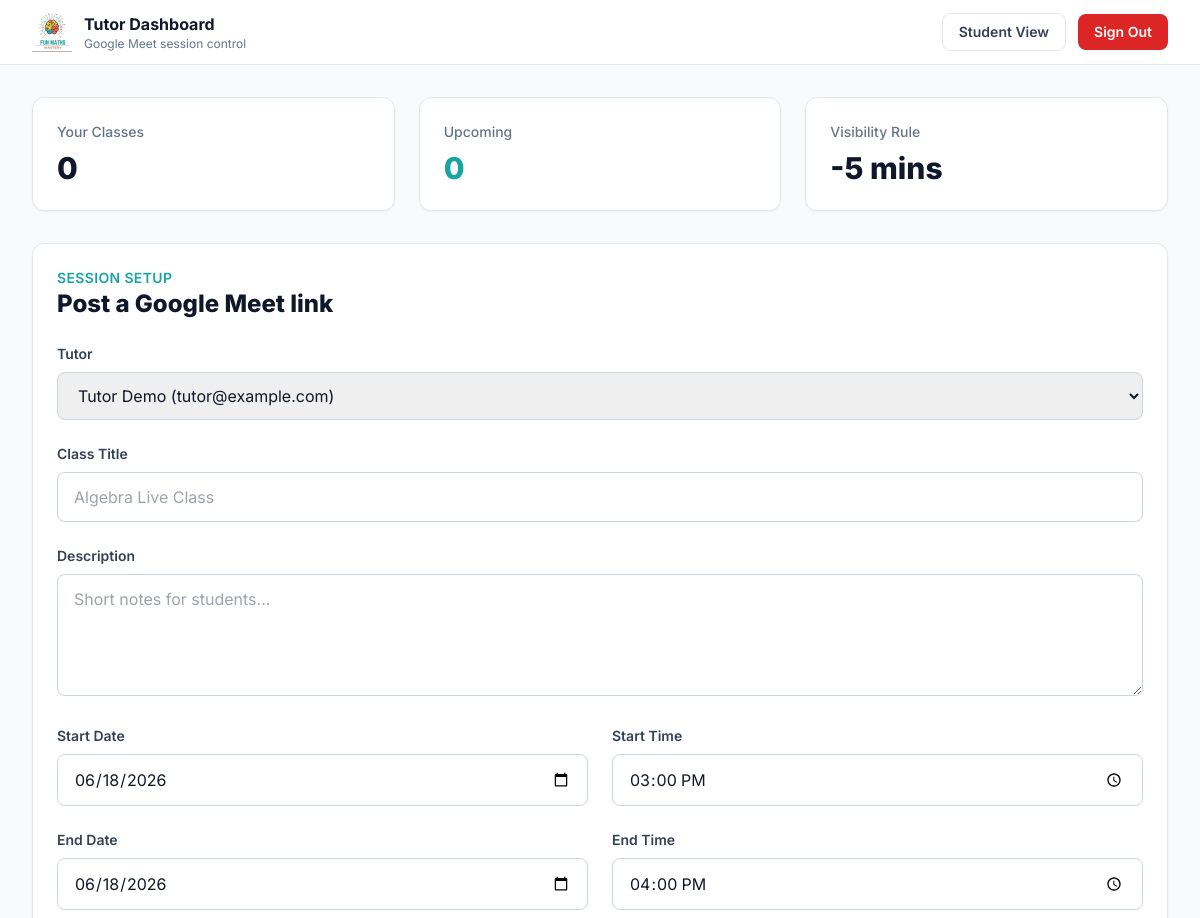
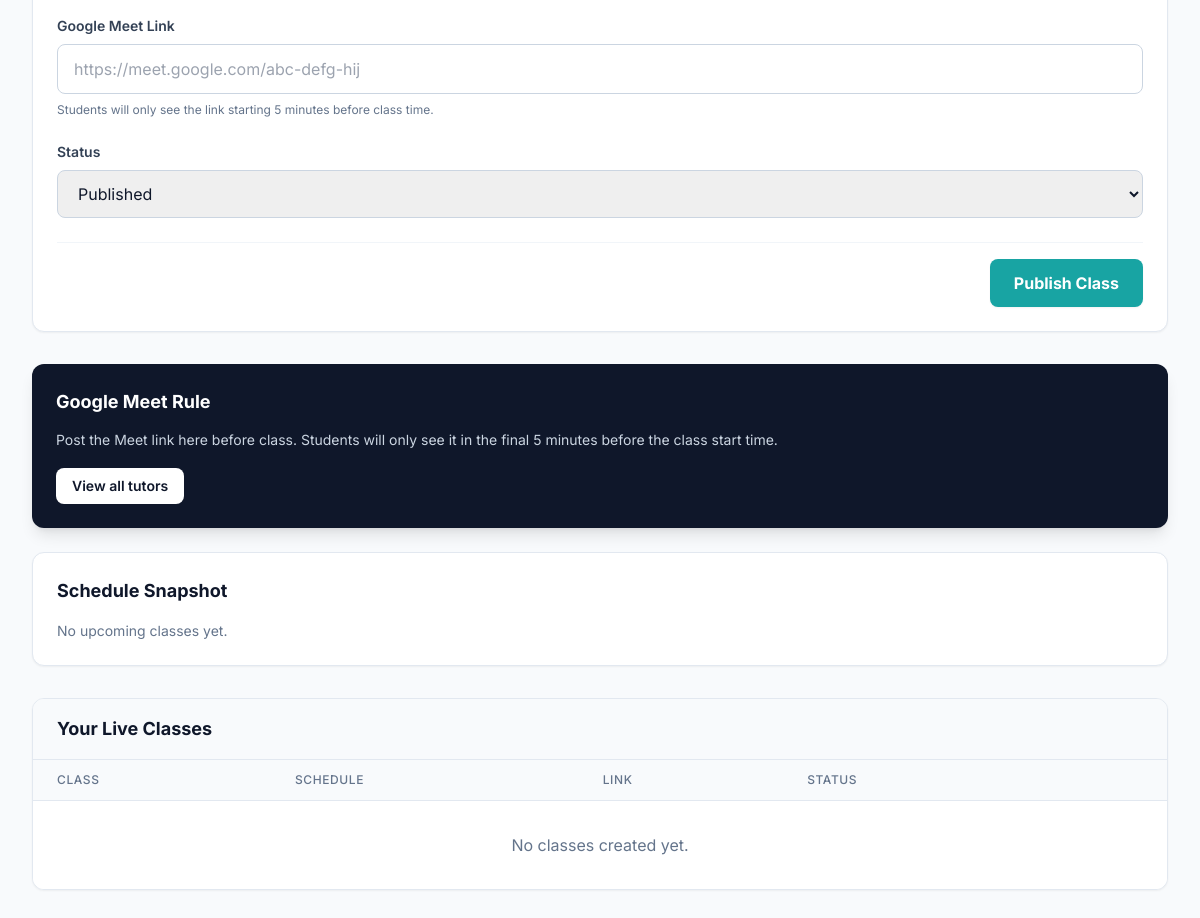
The app's page /app/tutor-dashboard.php (signed in), older data (2 pictures, top to bottom).
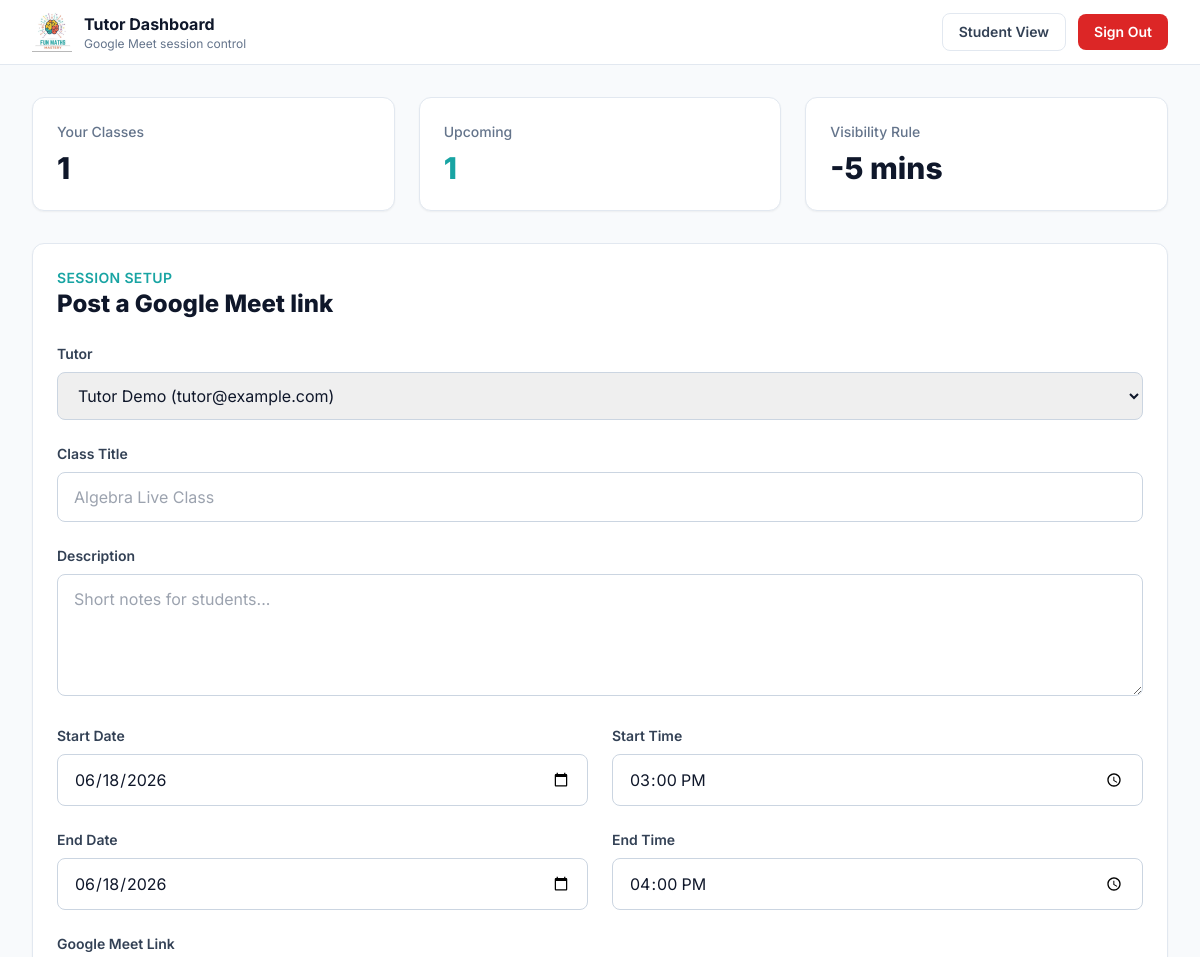
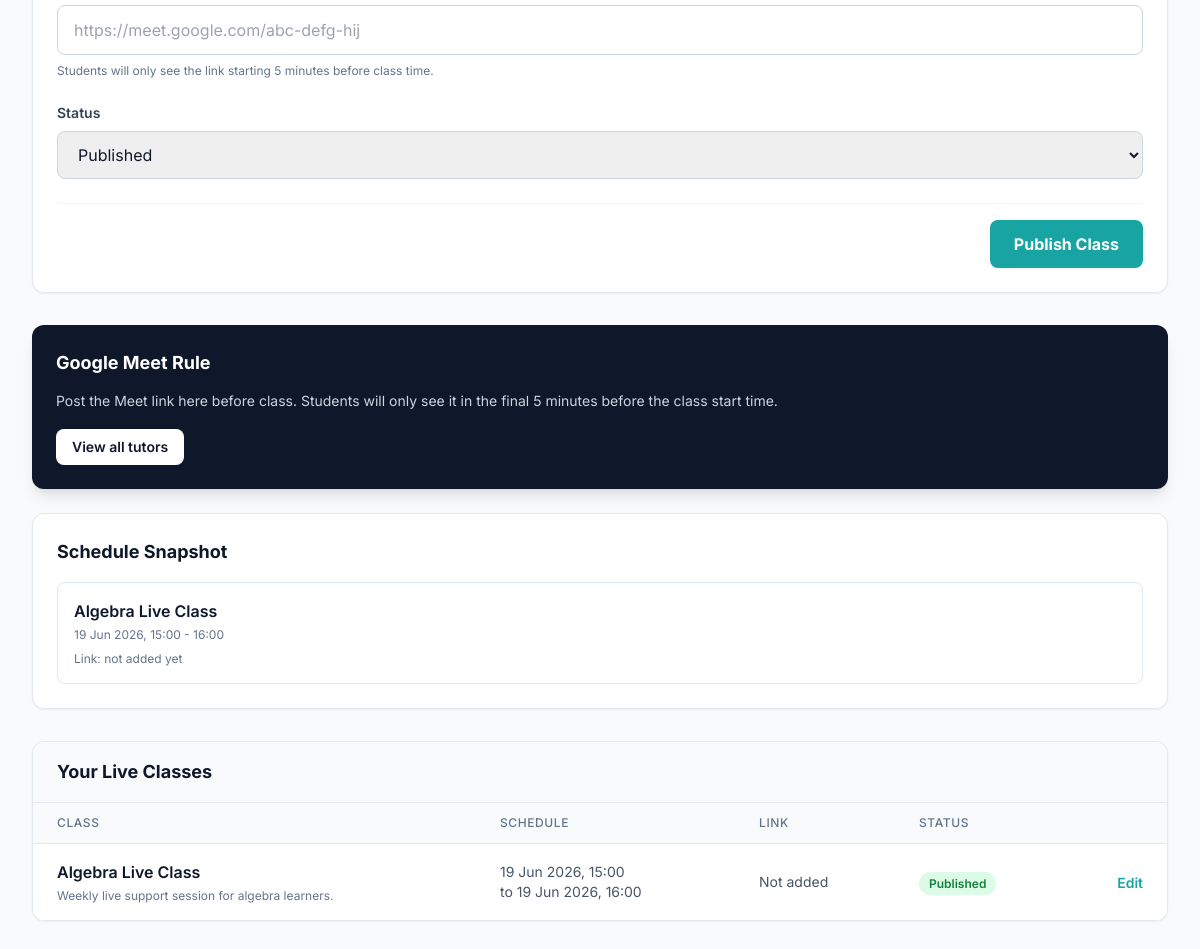
The same page, newer data (2 pictures, top to bottom).
### tables this page shows
CREATE TABLE live_classes (
            id INTEGER PRIMARY KEY AUTOINCREMENT,
            tutor_id INTEGER NOT NULL,
            title TEXT NOT NULL,
            description TEXT,
            start_at DATETIME NOT NULL,
            end_at DATETIME NOT NULL,
            meet_link TEXT DEFAULT NULL,
            status TEXT DEFAULT 'published',
            created_at DATETIME DEFAULT CURRENT_TIMESTAMP,
            updated_at DATETIME DEFAULT CURRENT_TIMESTAMP
        );

### app/config/functions.php (called while the page is built, shortened)
<?php
function isAdmin() {
    return isset($_SESSION['role']) && $_SESSION['role'] === 'admin';
}
function h($string) {
    return htmlspecialchars($string, ENT_QUOTES, 'UTF-8');
}
function getUsersByRole($role) {
    global $pdo;
    $stmt = $pdo->prepare("SELECT id, name, email, role, created_at FROM users WHERE role = ? ORDER BY created_at DESC, id DESC");
    $stmt->execute([$role]);
    return $stmt->fetchAll(PDO::FETCH_ASSOC);
}
function getLiveClasses($filters = []) {
    global $pdo;
    $sql = "
        SELECT lc.*, u.name AS tutor_name, u.email AS tutor_email
        FROM live_classes lc
        LEFT JOIN users u ON lc.tutor_id = u.id
        WHERE 1=1
    ";
    $params = [];
    if (!empty($filters['upcoming_only'])) {
        $sql .= " AND lc.end_at >= datetime('now')";
    }
    $sql .= " ORDER BY lc.start_at ASC, lc.id DESC";
    $stmt = $pdo->prepare($sql);
    $stmt->execute($params);
    return $stmt->fetchAll(PDO::FETCH_ASSOC);
}
    ?>

### app/tutor-dashboard.php (the view, shortened to what this page needs)
<?php
require_once 'config/db.php';
require_once 'config/functions.php';
$role = $_SESSION['role'] ?? 'student';
$userId = (int) ($_SESSION['user_id'] ?? 0);
$tutors = isAdmin() ? getUsersByRole('tutor') : [];
$isEditing = false;
$editClass = null;
$scopeTutorId = isAdmin() && isset($_GET['tutor_id']) ? (int) $_GET['tutor_id'] : 0;
if (isAdmin() && $scopeTutorId > 0) {
    $upcomingClasses = getLiveClasses([
        'tutor_id' => $scopeTutorId,
        'upcoming_only' => true,
    ]);
    $allClasses = getLiveClasses(['tutor_id' => $scopeTutorId]);
} elseif ($role === 'tutor') {
    $upcomingClasses = getLiveClasses([
        'tutor_id' => $userId,
        'upcoming_only' => true,
    ]);
    $allClasses = getLiveClasses(['tutor_id' => $userId]);
} else {
    $upcomingClasses = getLiveClasses(['upcoming_only' => true]);
    $allClasses = getLiveClasses();
}
$defaultStart = $isEditing ? date('Y-m-d', strtotime($editClass['start_at'])) : date('Y-m-d');
$defaultStartTime = $isEditing ? date('H:i', strtotime($editClass['start_at'])) : '15:00';
$defaultEnd = $isEditing ? date('Y-m-d', strtotime($editClass['end_at'])) : date('Y-m-d');
$defaultEndTime = $isEditing ? date('H:i', strtotime($editClass['end_at'])) : '16:00';
$defaultTutorId = $isEditing ? (int) $editClass['tutor_id'] : ($role === 'tutor' ? $userId : (int) ($tutors[0]['id'] ?? 0));
?>
<!DOCTYPE html>
<html lang="en">
<head>
    <script src="https://cdn.tailwindcss.com"></script>
</head>
<body class="bg-slate-50 text-slate-900 font-sans antialiased min-h-screen">
    <header class="bg-white border-b border-slate-200 sticky top-0 z-30">
        <div class="max-w-7xl mx-auto px-4 sm:px-6 lg:px-8 h-16 flex items-center justify-between">
            <a href="tutor-dashboard.php" class="flex items-center gap-3">
                <img src="assets/logo.jpeg" alt="Fun Maths Mastery" class="w-10 h-10">
                <div>
                    <div class="font-bold text-slate-900">Tutor Dashboard</div>
                    <div class="text-xs text-slate-500">Google Meet session control</div>
                </div>
            </a>
            <div class="flex items-center gap-3">
                <a href="tutoring.php" class="px-4 py-2 rounded-lg border border-slate-200 text-sm font-semibold text-slate-700 hover:bg-slate-50">Student View</a>
                <a href="logout.php" class="px-4 py-2 rounded-lg bg-red-600 text-white text-sm font-semibold hover:bg-red-700">Sign Out</a>
            </div>
        </div>
    </header>
    <main class="max-w-7xl mx-auto px-4 sm:px-6 lg:px-8 py-8">
        <section class="grid grid-cols-1 md:grid-cols-3 gap-6 mb-8">
            <div class="bg-white border border-slate-200 rounded-xl p-6 shadow-sm">
                <p class="text-sm font-medium text-slate-500">Your Classes</p>
                <p class="mt-2 text-3xl font-extrabold text-slate-900"><?= count($allClasses) ?></p>
            </div>
            <div class="bg-white border border-slate-200 rounded-xl p-6 shadow-sm">
                <p class="text-sm font-medium text-slate-500">Upcoming</p>
                <p class="mt-2 text-3xl font-extrabold text-brand-600"><?= count($upcomingClasses) ?></p>
            </div>
            <div class="bg-white border border-slate-200 rounded-xl p-6 shadow-sm">
                <p class="text-sm font-medium text-slate-500">Visibility Rule</p>
                <p class="mt-2 text-3xl font-extrabold text-slate-900">-5 mins</p>
            </div>
        </section>
        <section class="grid grid-cols-1 xl:grid-cols-3 gap-8">
            <div class="xl:col-span-2 bg-white border border-slate-200 rounded-xl shadow-sm p-6">
                <div class="flex items-center justify-between gap-4 mb-6">
                    <div>
                        <p class="text-sm font-semibold uppercase tracking-wide text-brand-600">Session Setup</p>
                        <h1 class="text-2xl font-extrabold text-slate-900"><?= $isEditing ? 'Edit live class' : 'Post a Google Meet link' ?></h1>
                    </div>
                </div>
                <form method="POST" class="space-y-6">
                    <?php if (isAdmin()): ?>
                        <div>
                            <label class="block text-sm font-semibold text-slate-700 mb-2">Tutor</label>
                            <select name="tutor_id" class="w-full px-4 py-3 rounded-lg border border-slate-300 focus:ring-2 focus:ring-brand-600 outline-none" required>
                                <?php foreach ($tutors as $tutor): ?>
                                    <option value="<?= (int) $tutor['id'] ?>" <?= $defaultTutorId === (int) $tutor['id'] ? 'selected' : '' ?>><?= h($tutor['name']) ?> (<?= h($tutor['email']) ?>)</option>
                                <?php endforeach; ?>
                            </select>
                        </div>
                    <?php else: ?>
                        <input type="hidden" name="tutor_id" value="<?= $userId ?>">
                    <?php endif; ?>
                    <div>
                        <label class="block text-sm font-semibold text-slate-700 mb-2">Class Title</label>
                        <input type="text" name="title" value="<?= $isEditing ? h($editClass['title']) : '' ?>" class="w-full px-4 py-3 rounded-lg border border-slate-300 focus:ring-2 focus:ring-brand-600 outline-none" placeholder="Algebra Live Class" required>
                    </div>
                    <div>
                        <label class="block text-sm font-semibold text-slate-700 mb-2">Description</label>
                        <textarea name="description" rows="4" class="w-full px-4 py-3 rounded-lg border border-slate-300 focus:ring-2 focus:ring-brand-600 outline-none" placeholder="Short notes for students..."><?= $isEditing ? h($editClass['description']) : '' ?></textarea>
                    </div>
                    <div class="grid grid-cols-1 md:grid-cols-2 gap-6">
                        <div>
                            <label class="block text-sm font-semibold text-slate-700 mb-2">Start Date</label>
                            <input type="date" name="start_date" value="<?= h($defaultStart) ?>" class="w-full px-4 py-3 rounded-lg border border-slate-300 focus:ring-2 focus:ring-brand-600 outline-none" required>
                        </div>
                        <div>
                            <label class="block text-sm font-semibold text-slate-700 mb-2">Start Time</label>
                            <input type="time" name="start_time" value="<?= h($defaultStartTime) ?>" class="w-full px-4 py-3 rounded-lg border border-slate-300 focus:ring-2 focus:ring-brand-600 outline-none" required>
                        </div>
                        <div>
                            <label class="block text-sm font-semibold text-slate-700 mb-2">End Date</label>
                            <input type="date" name="end_date" value="<?= h($defaultEnd) ?>" class="w-full px-4 py-3 rounded-lg border border-slate-300 focus:ring-2 focus:ring-brand-600 outline-none" required>
                        </div>
                        <div>
                            <label class="block text-sm font-semibold text-slate-700 mb-2">End Time</label>
                            <input type="time" name="end_time" value="<?= h($defaultEndTime) ?>" class="w-full px-4 py-3 rounded-lg border border-slate-300 focus:ring-2 focus:ring-brand-600 outline-none" required>
                        </div>
                    </div>
                    <div>
                        <label class="block text-sm font-semibold text-slate-700 mb-2">Google Meet Link</label>
                        <input
                            type="url"
                            name="meet_link"
                            value="<?= $isEditing ? h($editClass['meet_link']) : '' ?>"
                            class="w-full px-4 py-3 rounded-lg border border-slate-300 focus:ring-2 focus:ring-brand-600 outline-none"
                            placeholder="https://meet.google.com/abc-defg-hij"
                        >
                        <p class="text-xs text-slate-500 mt-2">Students will only see the link starting 5 minutes before class time.</p>
                    </div>
                    <div>
                        <label class="block text-sm font-semibold text-slate-700 mb-2">Status</label>
                        <select name="status" class="w-full px-4 py-3 rounded-lg border border-slate-300 focus:ring-2 focus:ring-brand-600 outline-none">
                            <option value="published" <?= !$isEditing || ($editClass['status'] ?? '') === 'published' ? 'selected' : '' ?>>Published</option>
                        </select>
                    </div>
                    <div class="pt-4 border-t border-slate-100 flex justify-end">
                        <button type="submit" class="px-6 py-3 bg-brand-600 text-white font-bold rounded-lg hover:bg-brand-700 transition-colors shadow-sm">
                            <?= $isEditing ? 'Update Class' : 'Publish Class' ?>
                        </button>
                    </div>
                </form>
            </div>
            <aside class="space-y-6">
                <div class="bg-slate-900 text-white rounded-xl shadow-lg p-6">
                    <h2 class="text-lg font-bold text-brand-400">Google Meet Rule</h2>
                    <p class="mt-3 text-sm leading-6 text-slate-300">
                        Post the Meet link here before class. Students will only see it in the final 5 minutes before the class start time.
                    </p>
                    <?php if (isAdmin()): ?>
                        <div class="mt-4">
                            <a href="tutor-dashboard.php" class="inline-flex px-4 py-2 rounded-lg bg-white text-slate-900 text-sm font-semibold hover:bg-slate-100">View all tutors</a>
                        </div>
                    <?php endif; ?>
                </div>
                <div class="bg-white border border-slate-200 rounded-xl shadow-sm p-6">
                    <h2 class="text-lg font-bold text-slate-900 mb-4">Schedule Snapshot</h2>
                    <div class="space-y-3">
                        <?php if (empty($upcomingClasses)): ?>
                            <p class="text-sm text-slate-500">No upcoming classes yet.</p>
                        <?php else: ?>
                            <?php foreach (array_slice($upcomingClasses, 0, 4) as $class): ?>
                                <div class="rounded-lg border border-slate-200 p-4">
                                    <div class="font-semibold text-slate-900"><?= h($class['title']) ?></div>
                                    <div class="text-xs text-slate-500 mt-1"><?= date('d M Y, H:i', strtotime($class['start_at'])) ?> - <?= date('H:i', strtotime($class['end_at'])) ?></div>
                                    <div class="text-xs text-slate-500 mt-2">
                                        Link: <?= $class['meet_link'] ? 'saved' : 'not added yet' ?>
                                    </div>
                                </div>
                            <?php endforeach; ?>
                        <?php endif; ?>
                    </div>
                </div>
            </aside>
        </section>
        <section class="mt-8 bg-white border border-slate-200 rounded-xl shadow-sm overflow-hidden">
            <div class="px-6 py-4 border-b border-slate-200 bg-slate-50">
                <h2 class="text-lg font-bold text-slate-900">Your Live Classes</h2>
            </div>
            <div class="overflow-x-auto">
                <table class="min-w-full divide-y divide-slate-200">
                    <thead class="bg-slate-50">
                        <tr>
                            <th class="px-6 py-3 text-left text-xs font-medium text-slate-500 uppercase tracking-wider">Class</th>
                            <th class="px-6 py-3 text-left text-xs font-medium text-slate-500 uppercase tracking-wider">Schedule</th>
                            <th class="px-6 py-3 text-left text-xs font-medium text-slate-500 uppercase tracking-wider">Link</th>
                            <th class="px-6 py-3 text-left text-xs font-medium text-slate-500 uppercase tracking-wider">Status</th>
                            <th class="px-6 py-3"></th>
                        </tr>
                    </thead>
                    <tbody class="bg-white divide-y divide-slate-100">
                        <?php if (empty($allClasses)): ?>
                            <tr>
                                <td colspan="5" class="px-6 py-8 text-center text-slate-500">No classes created yet.</td>
                            </tr>
                        <?php else: ?>
                            <?php foreach ($allClasses as $class): ?>
                                <tr>
                                    <td class="px-6 py-4">
                                        <div class="font-semibold text-slate-900"><?= h($class['title']) ?></div>
                                        <div class="text-xs text-slate-500 mt-1"><?= h($class['description'] ?: 'No description added.') ?></div>
                                    </td>
                                    <td class="px-6 py-4 text-sm text-slate-600">
                                        <?= date('d M Y, H:i', strtotime($class['start_at'])) ?><br>
                                        to <?= date('d M Y, H:i', strtotime($class['end_at'])) ?>
                                    </td>
                                    <td class="px-6 py-4 text-sm text-slate-600">
                                        <?= $class['meet_link'] ? (isGoogleMeetUrl($class['meet_link']) ? 'Google Meet saved' : 'Invalid link') : 'Not added' ?>
                                    </td>
                                    <td class="px-6 py-4">
                                        <span class="px-2.5 py-1 rounded-full text-xs font-semibold <?= $class['status'] === 'published' ? 'bg-green-100 text-green-700' : ($class['status'] === 'draft' ? 'bg-amber-100 text-amber-700' : 'bg-slate-100 text-slate-700') ?>">
                                            <?= ucfirst($class['status']) ?>
                                        </span>
                                    </td>
                                    <td class="px-6 py-4 text-right">
                                        <a href="tutor-dashboard.php?edit=<?= (int) $class['id'] ?>" class="text-sm font-semibold text-brand-600 hover:text-brand-700">Edit</a>
                                    </td>
                                </tr>
                            <?php endforeach; ?>
                        <?php endif; ?>
                    </tbody>
                </table>
            </div>
        </section>
    </main>
</body>
</html>

Row changes from the older to the newer data that the page shows:
added live_classes: title "Algebra Live Class", start_at "19 Jun 2026, 15:00", end_at "16:00", meet_link "not added yet", description "Weekly live support session for algebra learners.", end_at "19 Jun 2026, 16:00", status "Published"
Text that changed along with them:
count($allClasses): "0" → "1"
count($upcomingClasses): "0" → "1"
text no longer shown: "No upcoming classes yet. No classes created yet."
